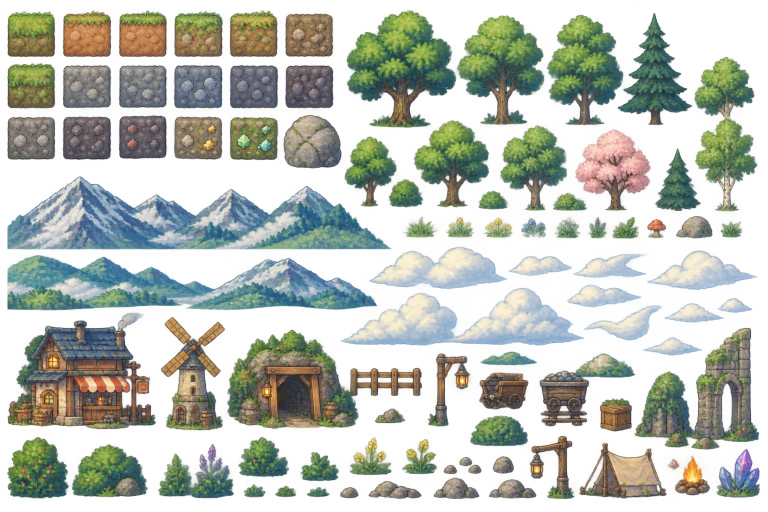
#> input picture art/surface_props.png, 1536 x 1024 px (shown at 1/2 size)
$ python -i slice_sheets.py   (imports and definitions only)
#> lines starting #> are read from the running program, lines starting #| are printed output that depends on the picture
#> further down, picture is the input picture: PIL image 1536x1024 RGBA; mean R, G, B, A 111, 122.8, 105.2, 123
"""Cut the 0.3.0 sprite sheets in art/ into the named sprites the game embeds.

Name sheets to cut only those; with none, every sheet is cut again.

Like slice_atlas.py, the sheets are laid out by an image model, so the boxes
below were auto-detected by alpha (connected components) and then named by eye
from a labelled contact sheet. Swap a sheet and its boxes need re-measuring:
rerun with --boxes to print the detected boxes and render the contact sheets
to target/sheets/.

    uv run --no-project --with pillow --with numpy --with scipy python tools/slice_sheets.py [--boxes] [sheet ...]
"""

import sys
from pathlib import Path

import numpy as np
from PIL import Image, ImageDraw, ImageFilter, ImageFont
from scipy import ndimage

ROOT = Path(__file__).resolve().parent.parent
ART = ROOT / "art"
OUT = ROOT / "assets" / "sprites"
CONTACT = ROOT / "target" / "sheets"

# Pixels at or above this alpha count as part of a sprite when finding boxes.
# NOTE: the PNGs' glow fringes bridge neighbours (the fence joins the mine
# entrance) unless only fully opaque pixels count.
SOLID = {
    "surface_props.png": 255,
    "monsters.png": 255,
    "effects.jpg": 40,
    "ruins_civ_dark.png": 255,
}
FONT = ImageFont.load_default(size=16)


# [38 lines left out: functions from_png, from_white_jpeg, from_dark_on_white, not called in this run]


# Rows of the three mountain ranges on parallax.jpg; the clouds sit below.
RANGES = [(22, 181), (190, 356), (369, 528)]


# [25 lines left out: functions from_parallax, from_soft_white, not called in this run]


def opaque(path: Path) -> np.ndarray:
    return np.array(Image.open(path).convert("RGBA"))


# [4 lines left out: function unblend_white, not called in this run]


LOADERS = {
    "surface_props.png": from_png,
    "monsters.png": from_png,
    "gameplay_objects.jpg": from_white_jpeg,
    "creatures.jpg": from_white_jpeg,
    "underground.jpg": from_white_jpeg,
    "effects.jpg": from_dark_on_white,
    "pod.jpg": from_white_jpeg,
    "ruins_norse.jpg": from_white_jpeg,
    "ruins_mayan.jpg": from_white_jpeg,
    "ruins_civ_dark.png": from_png,
    "parallax.jpg": from_parallax,
    # The white windows cut through these cave layers are the holes the layer
    # behind shows through.
    "cave_parallax.jpg": from_white_jpeg,
}

# NOTE: light-grey smoke and dust come out as faint black puffs under the
# darkness alpha (grey un-blended against white reads as black), invisible in
# a dark cave. Their outlines are hard, so the flood-fill loader keeps them
# white instead.
FLOOD_ON_EFFECTS = ("fx_smoke_", "fx_dust_")

# Components closer than this many pixels are found as one box, so loose
# bits (particles, a lantern's ring) stay with their sprite.
MERGE = {"effects.jpg": 6}
# Thin necks this many pixels wide are cut, so sprites the PNGs' opaque glow
# joins (the fence and the mine entrance) come apart.
SPLIT = {"surface_props.png": 4, "monsters.png": 2}


# [56 lines left out: functions detect, contact_sheet, print_boxes, not called in this run]


# Each sprite is every component whose pixels mostly fall inside its region,
# so a region can be loose; (left, top, right, bottom) in sheet pixels.
SHEETS = {
    "surface_props.png": {
        "tree_0": (690, 20, 915, 258),
        "tree_1": (915, 28, 1090, 252),
        "tree_2": (1092, 28, 1240, 252),
        "tree_3": (1236, 25, 1386, 252),
        "tree_4": (1388, 110, 1512, 237),
        "tree_5": (688, 270, 795, 415),
        "tree_6": (826, 238, 980, 416),
        "tree_7": (1000, 248, 1135, 423),
        "tree_8": (1150, 256, 1303, 423),
        "tree_9": (1310, 294, 1402, 423),
        "tree_10": (1390, 236, 1515, 424),
        "bush_0": (776, 356, 848, 416),
        "bush_1": (955, 380, 1015, 420),
        "bush_2": (1105, 384, 1174, 423),
        "bush_3": (12, 870, 140, 1000),
        "bush_4": (142, 886, 296, 998),
        "bush_5": (316, 905, 386, 995),
        "bush_6": (476, 872, 578, 956),
        "bush_7": (600, 902, 678, 964),
        "bush_8": (938, 830, 1058, 894),
        "flower_0": (895, 432, 945, 478),
        "flower_1": (970, 435, 1022, 478),
        "flower_2": (1040, 436, 1093, 478),
        "flower_3": (1115, 440, 1160, 478),
        "flower_4": (1178, 433, 1213, 478),
        "flower_5": (380, 885, 470, 998),
        "flower_6": (700, 875, 785, 952),
        "flower_7": (808, 875, 875, 950),
        "cottage": (12, 620, 315, 862),
        "windmill": (320, 630, 452, 864),
        "mine_entrance": (454, 655, 718, 860),
        "fence": (697, 732, 846, 796),
        "lamp_post": (855, 704, 942, 856),
        "cart": (957, 743, 1059, 821),
        "crate": (1198, 795, 1266, 865),
        "tent": (1158, 893, 1336, 999),
        "campfire": (1352, 912, 1422, 994),
    },
    "gameplay_objects.jpg": {
        "jerrycan": (10, 30, 172, 245),
        "workbench": (340, 17, 574, 283),
        "chest_closed": (887, 40, 1059, 189),
        "chest_open": (1058, 19, 1247, 205),
        "lantern_0": (1091, 209, 1161, 353),
        "lantern_1": (1174, 210, 1250, 353),
        "lantern_2": (962, 375, 1067, 558),
        "energy_cell_0": (604, 374, 704, 557),
        "energy_cell_1": (712, 379, 828, 565),
        "energy_cell_2": (846, 384, 932, 559),
        "relic_coin": (1104, 382, 1235, 524),
        "relic_rune": (244, 524, 387, 717),
        "pickaxe_0": (6, 265, 120, 386),
        "pickaxe_1": (118, 268, 206, 386),
        "pickaxe_2": (166, 265, 272, 388),
        "pickaxe_3": (7, 392, 118, 515),
        "drill_icon_0": (314, 371, 454, 515),
        "drill_icon_1": (456, 366, 599, 515),
    },
    "underground.jpg": {
        "waterfall_cave": (15, 24, 288, 268),
        "glow_mushroom": (286, 44, 462, 246),
        "glow_plant": (475, 34, 618, 240),
        "roots": (630, 18, 787, 273),
        "stalactite_0": (812, 18, 1020, 178),
        "stalactite_1": (1036, 18, 1255, 167),
        "stalagmite_0": (825, 150, 1023, 321),
        "crystal_pool": (1028, 169, 1261, 343),
        "bones_0": (20, 285, 287, 472),
        "bones_1": (312, 281, 495, 458),
        "crystal_0": (514, 311, 624, 447),
        "crystal_1": (644, 296, 777, 461),
        "crystal_2": (805, 318, 908, 462),
        "crystal_3": (931, 328, 1042, 461),
        "crystal_4": (1104, 368, 1217, 515),
        "pillar_0": (16, 507, 113, 824),
        "pillar_1": (131, 610, 229, 824),
        "pillar_2": (244, 579, 342, 708),
        "pillar_3": (238, 737, 364, 825),
        "mine_support": (559, 494, 803, 708),
        "ruins_0": (975, 473, 1074, 642),
        "ruins_1": (1043, 539, 1257, 749),
        "ruins_2": (955, 706, 1145, 836),
    },
    "effects.jpg": {
        "fx_leaf_0": (465, 40, 510, 103),
        "fx_leaf_1": (570, 44, 629, 98),
        "fx_leaf_2": (641, 73, 697, 139),
        "fx_leaf_3": (724, 43, 786, 95),
        "fx_leaf_4": (517, 80, 562, 141),
        "fx_leaf_5": (707, 110, 768, 151),
        "fx_leaf_6": (452, 129, 513, 178),
        "fx_leaf_7": (572, 117, 628, 182),
        "fx_leaf_8": (769, 123, 834, 178),
        "fx_wisp_0": (27, 239, 98, 341),
        "fx_wisp_1": (98, 272, 157, 343),
        "fx_wisp_2": (175, 215, 253, 300),
        "fx_wisp_3": (198, 270, 306, 344),
        "fx_wisp_4": (305, 242, 416, 359),
        "fx_splash_0": (470, 235, 565, 365),
        "fx_splash_1": (575, 235, 695, 366),
        "fx_splash_2": (700, 255, 815, 368),
        "fx_smoke_0": (26, 420, 126, 584),
        "fx_smoke_1": (138, 469, 208, 586),
        "fx_smoke_2": (232, 414, 359, 581),
        "fx_smoke_3": (360, 438, 460, 584),
        "fx_sparkle_0": (974, 431, 1015, 488),
        "fx_sparkle_1": (1051, 451, 1072, 475),
        "fx_sparkle_2": (1116, 438, 1155, 485),
        "fx_sparkle_3": (1192, 453, 1218, 483),
        "fx_sparkle_4": (1019, 479, 1049, 520),
        "fx_sparkle_5": (1159, 487, 1209, 551),
        "fx_sparkle_6": (1059, 516, 1089, 552),
        "fx_sparkle_7": (983, 526, 1008, 554),
        "fx_sparkle_8": (1128, 534, 1153, 563),
        "fx_debris_dirt": (545, 648, 670, 805),
        "fx_debris_stone": (830, 640, 945, 810),
        "fx_explosion_0": (983, 614, 1110, 713),
        "fx_explosion_1": (1126, 616, 1236, 714),
        "fx_explosion_2": (979, 733, 1113, 823),
        "fx_explosion_3": (1124, 726, 1244, 828),
    },
}

MONSTER_COLS = {
    "left": [(0, 203), (203, 386), (386, 566), (566, 768)],
    "right": [(768, 978), (978, 1166), (1166, 1345), (1345, 1536)],
}
# name -> (side, row bands); frames run left to right along each band.
MONSTER_ROWS = {
    "ancient_worm": ("left", [(42, 186), (186, 345)]),
    "crystal_golem": ("left", [(382, 508), (508, 660)]),
    "moss_titan": ("left", [(699, 845), (845, 1024)]),
    "shadow_leviathan": ("right", [(42, 190), (190, 345)]),
    "deep_one": ("right", [(388, 522), (522, 660)]),
    "void_spider": ("right", [(699, 850), (850, 1024)]),
}
SHEETS["monsters.png"] = {
    f"monster_{name}_{row * 4 + col}": (x0, y0, x1, y1)
    for name, (side, rows) in MONSTER_ROWS.items()
    for row, (y0, y1) in enumerate(rows)
    for col, (x0, x1) in enumerate(MONSTER_COLS[side])
}

CRITTERS = [
    "leaf",
    "mushroom",
    "firefly",
    "ghost",
    "beetle",
    "fish",
    "spider",
    "golem",
    "mole",
]
SHEETS["creatures.jpg"] = dict(
    zip(
        (f"critter_{c}_{f}" for c in CRITTERS for f in (0, 1)),
        [
            (23, 19, 200, 233),
            (218, 34, 373, 233),
            (448, 29, 615, 233),
            (643, 51, 811, 232),
            (879, 35, 1039, 222),
            (1067, 62, 1233, 230),
            (42, 279, 180, 501),
            (203, 320, 371, 484),
            (454, 288, 617, 501),
            (631, 356, 833, 496),
            (887, 318, 1045, 482),
            (1062, 360, 1239, 477),
            (22, 598, 195, 735),
            (206, 605, 385, 734),
            (420, 563, 631, 780),
            (643, 556, 852, 782),
            (883, 584, 1055, 762),
            (1069, 623, 1240, 767),
        ],
    )
)

SHEETS["parallax.jpg"] = {
    "cloud_0": (8, 533, 400, 689),
    "cloud_1": (407, 537, 777, 699),
    "cloud_2": (744, 546, 939, 617),
    "cloud_3": (949, 543, 1249, 657),
    "cloud_4": (840, 658, 1024, 736),
    "cloud_5": (9, 694, 425, 844),
    "cloud_6": (960, 713, 1219, 832),
    "cloud_7": (414, 725, 591, 784),
    "cloud_8": (604, 735, 912, 827),
}
# The ranges fill their rows edge to edge, so they are cropped, not detected.
STRIPS = {
    "parallax.jpg": {
        "mountains_far": (2, 22, 1262, 181),
        "mountains_mid": (2, 190, 1262, 356),
        # Stops short of the bottom rows, which fade back to paper and show as
        # a pale line along the grass.
        "mountains_near": (2, 369, 1262, 520),
    },
    # One painted cave wall per depth band, shown behind dug-out tiles.
    "cave_backgrounds.jpg": {
        "cave_bg_0": (34, 30, 1166, 183),
        "cave_bg_1": (34, 205, 1166, 357),
        "cave_bg_3": (34, 553, 1166, 704),
        "cave_bg_4": (34, 726, 1166, 875),
    },
    # The flooded-ruins band's wall with its ruins lifted off onto a front
    # layer, and front layers of rock, trunks and crystal for three more bands.
    "cave_parallax.jpg": {
        "cave_bg_2": (34, 30, 1166, 183),
        "cave_fg_2": (34, 210, 1166, 363),
        "cave_fg_1": (34, 384, 1166, 534),
        "cave_fg_3": (34, 553, 1166, 704),
        "cave_fg_4": (34, 726, 1166, 875),
    },
}

# What sits right under the grass, one painting per file and several variants
# of each, which the game shuffles along the surface: lit soil darkening into
# the root wall, loose roots to hang in front of it, and the grass and sod.
#
# Every variant of a set comes out the same size, whatever was cut from it, so
# the game can lay them at one pitch.
# set -> (loader, output size, sides that fade, [(file, crop box), ...])
TOPSOIL = {
    # Cut inside the blurred, featureless ends each wall was painted with.
    "topsoil_bg": (
        opaque,
        (1000, 300),
        "left",
        [
            ("topsoil_wall_1.jpg", (196, 0, 1862, 512)),
            ("topsoil_wall_2.jpg", (196, 0, 1866, 512)),
            ("topsoil_wall_3.jpg", (328, 0, 1702, 512)),
            ("topsoil_wall_4.jpg", (193, 0, 1861, 512)),
        ],
    ),
    # NOTE: three of these stop on a ruled line at each side, roots sliced
    # mid-air, so both ends fade.
    "topsoil_fg": (
        from_soft_white,
        (1000, 230),
        "both",
        [
            ("topsoil_roots_1.jpg", (0, 0, 2064, 445)),
            ("topsoil_roots_2.jpg", (156, 0, 1912, 445)),
            ("topsoil_roots_3.jpg", (114, 0, 1949, 445)),
            ("topsoil_roots_4.jpg", (82, 0, 1983, 445)),
        ],
    ),
    # NOTE: the grass sits at a different height in each painting. Every box
    # is 155 rows above its ground line and 210 below (running off the image
    # where it has to), so the ground is at the same place in all of them:
    # the game's GROUND is 155 / 365.
    "turf_lip": (
        from_soft_white,
        (1400, 175),
        "left",
        [
            ("turf_lip_1.jpg", (0, 128 - 155, 2928, 128 + 210)),
            ("turf_lip_2.jpg", (0, 216 - 155, 2928, 216 + 210)),
            ("turf_lip_3.jpg", (0, 226 - 155, 2928, 226 + 210)),
        ],
    ),
}
# Share of a variant's width over which a fading side goes from clear to
# solid. NOTE: the game overlaps neighbours by exactly this much (SEAM in
# render.rs), so two different paintings cross-fade instead of meeting on a
# line. Change one without the other and the surface shows gaps or doubles.
SEAM = 0.06
# Share of a cave painting's height, from the top, over which it fades in.
# NOTE: the game stacks these in rows that overlap by exactly this much
# (CAVE_SEAM in render.rs). Each is painted light at the top and dark at the
# foot, and stacked square the change shows as a line across the cave.
CAVE_SEAM = 0.2
# Share of the soil wall's height, from the bottom, over which it fades out.
# NOTE: the soil ends dark but not as dark as the root wall under it; cut
# square, the join shows as a line across every pit.
SOIL_FADE_OUT = 0.35


# [29 lines left out: functions topsoil_variant, cut_topsoil, not called in this run]

SHEETS["pod.jpg"] = {
    "pod_0": (15, 3, 312, 212),
    "pod_1": (330, 3, 628, 212),
    "pod_drill_0": (652, 3, 945, 212),
    "pod_drill_1": (970, 3, 1262, 212),
    "pod_thrust_0": (0, 214, 318, 420),
    "pod_thrust_1": (318, 220, 634, 436),
    "pod_thrust_2": (628, 220, 952, 432),
    "fx_dust_0": (30, 690, 180, 818),
    "fx_dust_1": (228, 685, 440, 820),
    "fx_dust_2": (485, 705, 580, 805),
    "fx_dust_3": (655, 690, 782, 818),
    "fx_dust_4": (838, 665, 1018, 835),
    "fx_dust_5": (1055, 642, 1245, 840),
}
# Every pod frame goes on one canvas with the hull in its top-right corner,
# so flames out the back and underneath never shift the hull between frames.
# name -> (x of the drill tip, y of the antenna top) on the sheet.
POD_CANVAS = (326, 220)
POD_HULL = (286, 200)
POD_ANCHOR = {
    "pod_0": (308, 8),
    "pod_1": (622, 8),
    "pod_drill_0": (940, 8),
    "pod_drill_1": (1257, 8),
    "pod_thrust_0": (316, 219),
    "pod_thrust_1": (633, 224),
    "pod_thrust_2": (950, 224),
}

RUINS = {
    "ruins_norse.jpg": [
        (12, 215, 234, 519),
        (245, 358, 565, 519),
        (574, 227, 905, 519),
        (920, 223, 1177, 513),
        (9, 548, 316, 880),
        (325, 577, 633, 876),
        (637, 548, 904, 880),
        (915, 547, 1187, 877),
    ],
    "ruins_mayan.jpg": [
        (29, 194, 281, 438),
        (313, 241, 615, 427),
        (649, 182, 906, 426),
        (935, 231, 1177, 431),
        (13, 461, 511, 871),
        (395, 442, 889, 633),
        (520, 646, 872, 876),
        (889, 530, 1187, 857),
    ],
    # The two or three largest pieces of each civilization.
    "ruins_civ_dark.png": [
        (492, 15, 752, 219),
        (341, 43, 475, 141),
        (1119, 50, 1289, 223),
        (1297, 15, 1518, 221),
        (331, 284, 507, 450),
        (509, 247, 761, 453),
        (1111, 261, 1296, 455),
        (1302, 236, 1523, 453),
        (335, 502, 519, 664),
        (530, 466, 758, 665),
        (1120, 503, 1295, 671),
        (1302, 469, 1523, 668),
        (333, 696, 503, 835),
        (515, 679, 760, 839),
        (1115, 701, 1292, 843),
        (1307, 680, 1521, 841),
        (341, 866, 503, 996),
        (507, 843, 747, 1003),
        (971, 846, 1117, 1004),
        (1126, 857, 1295, 1002),
        (1303, 846, 1524, 1004),
    ],
}
_ruin = 0
# [12 lines not run here, left out]

# Largest side in pixels, so everything fits one atlas no taller than 4096.
BIG = {"mountains_far", "mountains_near", "cottage", "windmill", "mine_entrance"}
MEDIUM = (
    "tree_",
    "cloud_",
    "workbench",
    "waterfall_cave",
    "crystal_pool",
    "mine_support",
    "stalactite_",
    "stalagmite_",
    "bones_",
    "ruins_",
    "roots",
    "pillar_",
)


# [16 lines left out: function max_side, not called in this run]


def cut(rgba: np.ndarray, labels: np.ndarray, box: tuple) -> Image.Image:
    return cut_at(rgba, labels, box)[0]


# [31 lines left out: functions cut_at, pod_frame, shrink, not called in this run]


# Columns trimmed off each end of a range before it is enlarged.
EDGE = 4


def enlarge(img: Image.Image) -> Image.Image:
    """Doubles a painting and sharpens it, for art drawn larger than it was painted.

    The mountain ranges are ~150 px tall on the sheet and ~400 px tall on a
    Retina screen. Left to the GPU that is a 2.7x bilinear stretch, which reads
    as blur; Lanczos plus an unsharp mask keeps the edges of the brushwork.
    """
    # NOTE: the sky tiles these edge to edge, and a cut edge's outermost
    # columns are half transparent: left on, they show as a line of sky
    # between two copies.
    img = img.crop((EDGE, 0, img.width - EDGE, img.height))
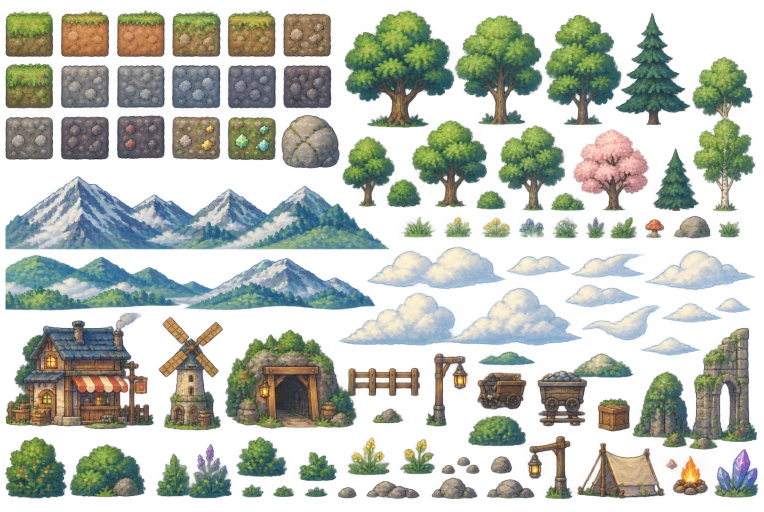
#> img: PIL image 1528x1024 RGBA (shown at 1/2 size); mean R, G, B, A 111.1, 122.8, 105.3, 123.7; transparent parts drawn white
    size = (img.width * 2, img.height * 2)
    # NOTE: resize premultiplied, or the transparent black around the range
    # bleeds into its outline as a dark fringe.
    big = img.convert("RGBa").resize(size, Image.Resampling.LANCZOS).convert("RGBA")
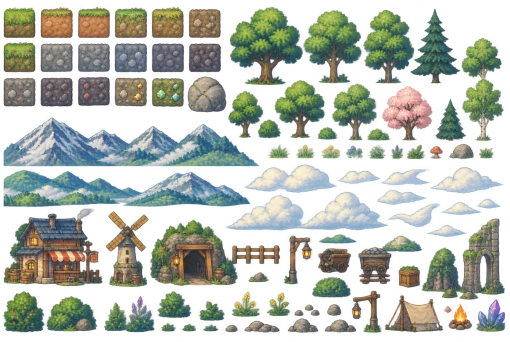
#> big: PIL image 3056x2048 RGBA (shown at 1/6 size); mean R, G, B, A 85.3, 94.1, 82, 123.7; transparent parts drawn white
    # NOTE: sharpen over colour bled out past the outline. Against transparent
    # black the mask overshoots and draws a bright rim around the whole range.
    rgba = np.array(big)
    _, (iy, ix) = ndimage.distance_transform_edt(rgba[..., 3] == 0, return_indices=True)
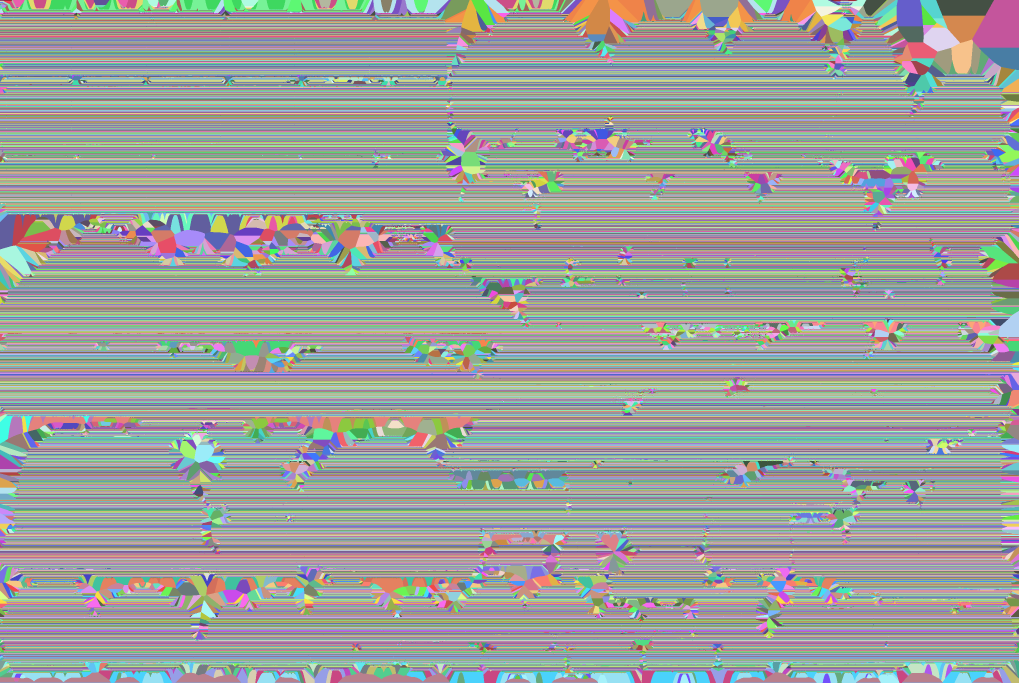
#> iy: shape (2048, 3056) int32 (shown at 1/3 size); 2034 distinct labels, from 0 to 2047; one colour per label, 0 black
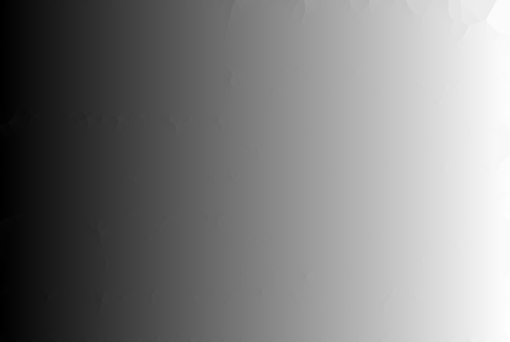
#> ix: shape (2048, 3056) int32 (shown at 1/6 size); min 0, max 3055, mean 1527.3; drawn with min black and max white
    rgb = Image.fromarray(rgba[iy, ix, :3]).filter(
        ImageFilter.UnsharpMask(radius=1.6, percent=140, threshold=2)
    )
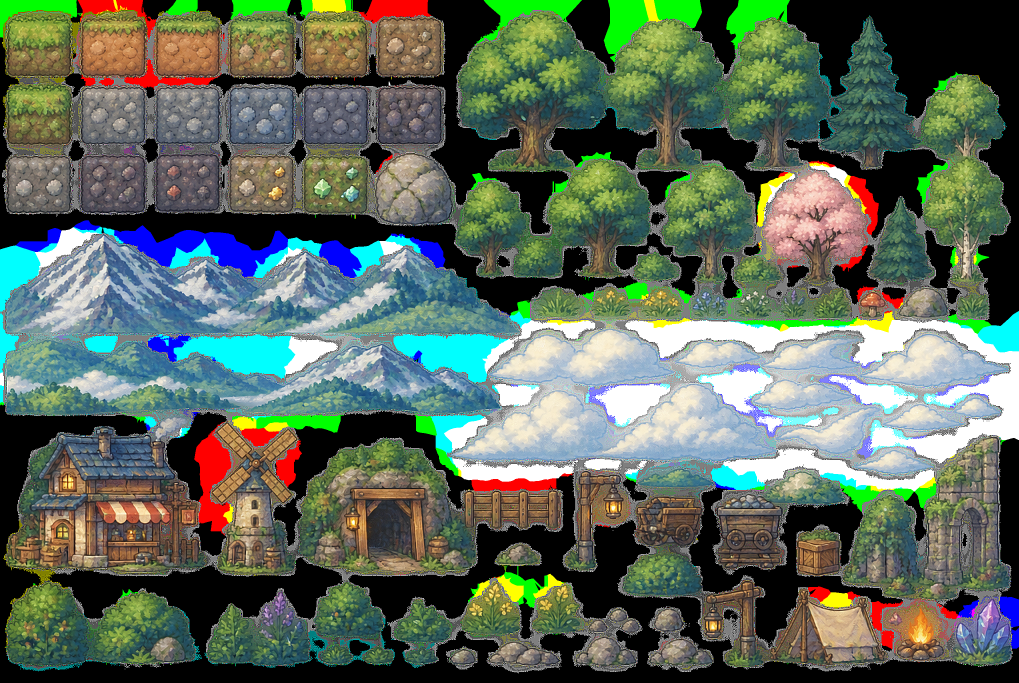
#> rgb: PIL image 3056x2048 RGB (shown at 1/3 size); mean R, G, B 93, 107.2, 92.9
    return Image.merge("RGBA", (*rgb.split(), big.getchannel("A")))


# [68 lines left out: functions on_shared_canvas, animation, main, not called in this run]


# [5 lines not run here, left out]

>>> from PIL import Image
>>> picture = Image.open('../art/surface_props.png')
>>> result = enlarge(picture)
